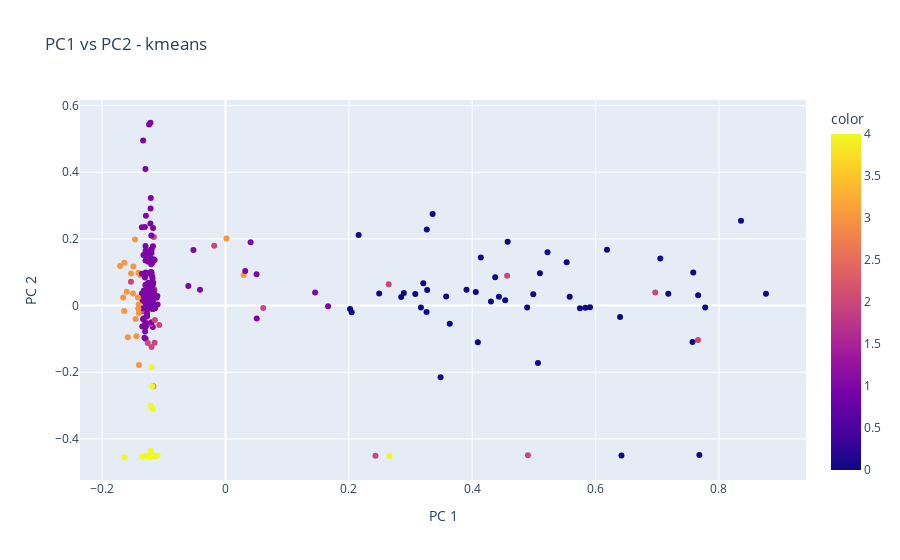

The code cell stored with this chart in its notebook:
### Markdown cell above
### PCA Plot

### Code cell
X = data_final

pca = PCA(n_components=2)
components = pca.fit_transform(X)


fig = px.scatter(
    components, x=0, y=1, color=y_km,
    title=f'PC1 vs PC2 - kmeans',
    labels={'0': 'PC 1', '1': 'PC 2'}
)

fig.show()

### Figure 1 — Plotly figure (JSON) as saved in the notebook; plotly's stock layout.template omitted (floating-point values rounded to 4 significant figures; data arrays with more than 128 entries replaced by an {"elided": "..."} marker saying what was removed)
{"data": [{"hovertemplate": "PC 1=%{x}<br>PC 2=%{y}<br>color=%{marker.color}<extra></extra>", "legendgroup": "", "marker": {"color": {"elided": "277 int values"}, "coloraxis": "coloraxis", "symbol": "circle"}, "mode": "markers", "name": "", "orientation": "v", "showlegend": false, "type": "scatter", "x": {"elided": "277 float values"}, "xaxis": "x", "y": {"elided": "277 float values"}, "yaxis": "y"}], "layout": {"autosize": true, "coloraxis": {"colorbar": {"title": {"text": "color"}}, "colorscale": [[0, "#0d0887"], [0.1111, "#46039f"], [0.2222, "#7201a8"], [0.3333, "#9c179e"], [0.4444, "#bd3786"], [0.5556, "#d8576b"], [0.6667, "#ed7953"], [0.7778, "#fb9f3a"], [0.8889, "#fdca26"], [1, "#f0f921"]]}, "legend": {"tracegroupgap": 0}, "title": {"text": "PC1 vs PC2 - kmeans"}, "xaxis": {"anchor": "y", "autorange": true, "domain": [0, 1], "range": [-0.2351, 0.9404], "title": {"text": "PC 1"}, "type": "linear"}, "yaxis": {"anchor": "x", "autorange": true, "domain": [0, 1], "range": [-0.5379, 0.6314], "title": {"text": "PC 2"}, "type": "linear"}}}
